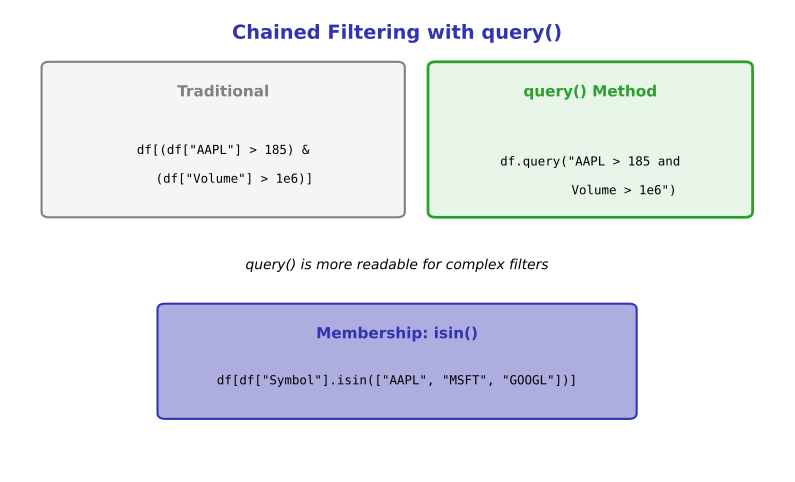

Recreate this plot in Python.
"""Generated chart with course color palette"""
import matplotlib.pyplot as plt
import matplotlib.patches as patches
from matplotlib.patches import FancyBboxPatch, Rectangle, Circle, FancyArrowPatch, Wedge
import numpy as np
import pandas as pd
import seaborn as sns
from pathlib import Path

# Standard matplotlib configuration
plt.rcParams.update({
    'font.size': 10,
    'axes.labelsize': 10,
    'axes.titlesize': 11,
    'xtick.labelsize': 9,
    'ytick.labelsize': 9,
    'legend.fontsize': 9,
    'figure.figsize': (10, 6),
    'figure.dpi': 150
})

# Course colors
MLPURPLE = '#3333B2'
MLLAVENDER = '#ADADE0'
MLBLUE = '#0066CC'
MLORANGE = '#FF7F0E'
MLGREEN = '#2CA02C'
MLRED = '#D62728'

# Course colors already used in this lesson
COLOR_PRIMARY = MLPURPLE
COLOR_SECONDARY = MLPURPLE
COLOR_ACCENT = MLBLUE
COLOR_LIGHT = MLLAVENDER
COLOR_GREEN = MLGREEN
COLOR_ORANGE = MLORANGE
COLOR_RED = MLRED


fig, ax = plt.subplots(figsize=(10, 6))
ax.set_xlim(0, 10)
ax.set_ylim(0, 8)
ax.axis('off')

ax.text(5, 7.5, 'Chained Filtering with query()', fontsize=14, fontweight='bold', ha='center', color=MLPURPLE)

# Traditional
rect1 = patches.FancyBboxPatch((0.5, 4.5), 4.5, 2.5, boxstyle="round,pad=0.1",
                                facecolor='#F5F5F5', edgecolor='gray', linewidth=1.5)
ax.add_patch(rect1)
ax.text(2.75, 6.5, 'Traditional', fontsize=11, fontweight='bold', ha='center', color='gray')
ax.text(2.75, 5.5, 'df[(df["AAPL"] > 185) &', fontsize=9, fontfamily='monospace', ha='center')
ax.text(2.75, 5, '   (df["Volume"] > 1e6)]', fontsize=9, fontfamily='monospace', ha='center')

# Query method
rect2 = patches.FancyBboxPatch((5.5, 4.5), 4, 2.5, boxstyle="round,pad=0.1",
                                facecolor='#E8F5E9', edgecolor=MLGREEN, linewidth=2)
ax.add_patch(rect2)
ax.text(7.5, 6.5, 'query() Method', fontsize=11, fontweight='bold', ha='center', color=MLGREEN)
ax.text(7.5, 5.3, 'df.query("AAPL > 185 and', fontsize=9, fontfamily='monospace', ha='center')
ax.text(7.5, 4.8, '         Volume > 1e6")', fontsize=9, fontfamily='monospace', ha='center')

ax.text(5, 3.5, 'query() is more readable for complex filters', fontsize=10, ha='center', style='italic')

# isin example
rect3 = patches.FancyBboxPatch((2, 1), 6, 1.8, boxstyle="round,pad=0.1",
                                facecolor=MLLAVENDER, edgecolor=MLPURPLE, linewidth=1.5)
ax.add_patch(rect3)
ax.text(5, 2.3, 'Membership: isin()', fontsize=11, fontweight='bold', ha='center', color=MLPURPLE)
ax.text(5, 1.5, 'df[df["Symbol"].isin(["AAPL", "MSFT", "GOOGL"])]', fontsize=9, fontfamily='monospace', ha='center')

plt.savefig('chart.pdf', dpi=300, bbox_inches='tight')
plt.close()
